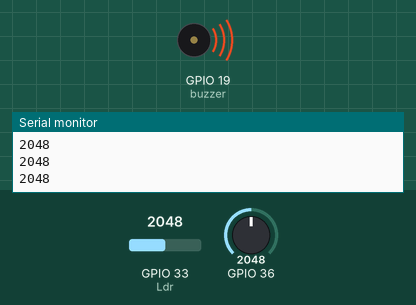
Simulated run of this sketch. Board: ESP32. Parts: buzzer (waves = sounding, pin HIGH), the last lines printed to the serial monitor. The inputs (shaded band) are chosen by the test bench; at power-on: GPIO 33 (Ldr) = 2048, GPIO 36 = 2048.

Above: at 1.3 s.
1.4 s: GPIO 33 (Ldr) set to 109
2.9 s: GPIO 33 (Ldr) set to 94
At 4.1 s:
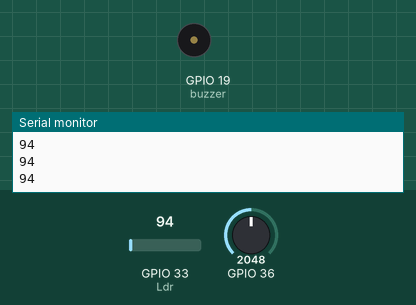
4.4 s: GPIO 33 (Ldr) set to 491
At 5.5 s:
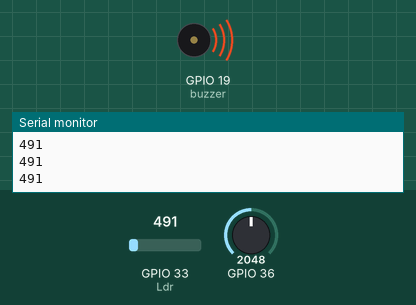
5.9 s: GPIO 33 (Ldr) set to 60
At 6.8 s:
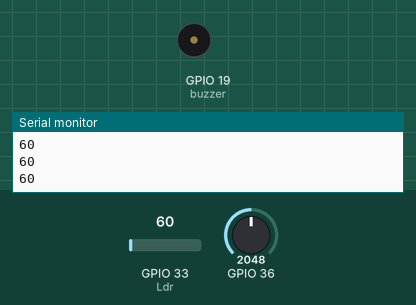
Timing chart, 0 to 8.4 s (numbered marks = the images above; inputs shaded):
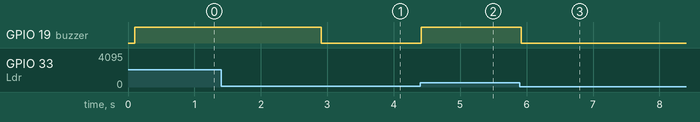

Measured:
- the behaviour switches between 101 and 100 on GPIO 33 (Ldr) (found by bisection; images 0 and 1)
- after the input at 2.9 s, GPIO 19 (buzzer): HIGH → LOW at once
- after the input at 4.4 s, GPIO 19 (buzzer): LOW → HIGH at once
- after the input at 5.9 s, GPIO 19 (buzzer): HIGH → LOW at once

The sketch:

code.ino
```cpp
int Ldr = 33;
int buzzer = 19;

void setup()
{
    Serial.begin(9600);
     delay(100);

    pinMode(Ldr,INPUT);
    pinMode(buzzer,OUTPUT);

}

 void loop() {
   int sensorValue = analogRead(A0);

 int LdrValue = analogRead(Ldr);
Serial.println(LdrValue);

if(LdrValue > 100)
digitalWrite(buzzer,HIGH);
else
digitalWrite(buzzer,LOW);
delay(100);
}
```
